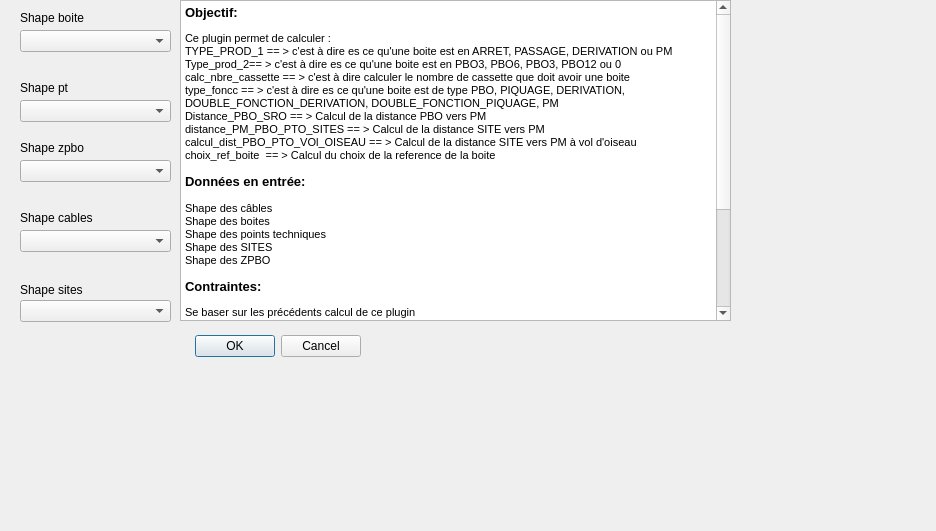
<?xml version="1.0" encoding="UTF-8"?>
<ui version="4.0">
 <class>Calcul_Nbre_LOG_FODialogBase</class>
 <widget class="QDialog" name="Calcul_Nbre_LOG_FODialogBase">
  <property name="geometry">
   <rect>
    <x>0</x>
    <y>0</y>
    <width>936</width>
    <height>531</height>
   </rect>
  </property>
  <property name="windowTitle">
   <string>Calcul_Nbre_LOG_FO</string>
  </property>
  <widget class="QDialogButtonBox" name="button_box">
   <property name="geometry">
    <rect>
     <x>20</x>
     <y>330</y>
     <width>341</width>
     <height>32</height>
    </rect>
   </property>
   <property name="orientation">
    <enum>Qt::Horizontal</enum>
   </property>
   <property name="standardButtons">
    <set>QDialogButtonBox::Cancel|QDialogButtonBox::Ok</set>
   </property>
  </widget>
  <widget class="QComboBox" name="comboPBO">
   <property name="geometry">
    <rect>
     <x>20</x>
     <y>30</y>
     <width>151</width>
     <height>22</height>
    </rect>
   </property>
  </widget>
  <widget class="QComboBox" name="comboCABLES">
   <property name="geometry">
    <rect>
     <x>20</x>
     <y>230</y>
     <width>151</width>
     <height>22</height>
    </rect>
   </property>
  </widget>
  <widget class="QComboBox" name="comboZPBO">
   <property name="geometry">
    <rect>
     <x>20</x>
     <y>160</y>
     <width>151</width>
     <height>22</height>
    </rect>
   </property>
  </widget>
  <widget class="QComboBox" name="comboSITES">
   <property name="geometry">
    <rect>
     <x>20</x>
     <y>300</y>
     <width>151</width>
     <height>22</height>
    </rect>
   </property>
  </widget>
  <widget class="QLabel" name="label_4">
   <property name="geometry">
    <rect>
     <x>20</x>
     <y>210</y>
     <width>81</width>
     <height>16</height>
    </rect>
   </property>
   <property name="text">
    <string>Shape cables</string>
   </property>
  </widget>
  <widget class="QLabel" name="label">
   <property name="geometry">
    <rect>
     <x>20</x>
     <y>10</y>
     <width>71</width>
     <height>16</height>
    </rect>
   </property>
   <property name="text">
    <string>Shape boite</string>
   </property>
  </widget>
  <widget class="QLabel" name="label_3">
   <property name="geometry">
    <rect>
     <x>20</x>
     <y>280</y>
     <width>71</width>
     <height>20</height>
    </rect>
   </property>
   <property name="text">
    <string>Shape sites</string>
   </property>
  </widget>
  <widget class="QLabel" name="label_2">
   <property name="geometry">
    <rect>
     <x>20</x>
     <y>140</y>
     <width>71</width>
     <height>16</height>
    </rect>
   </property>
   <property name="text">
    <string>Shape zpbo</string>
   </property>
  </widget>
  <widget class="QTextBrowser" name="textBrowser">
   <property name="geometry">
    <rect>
     <x>180</x>
     <y>0</y>
     <width>551</width>
     <height>321</height>
    </rect>
   </property>
   <property name="html">
    <string>&lt;!DOCTYPE HTML PUBLIC &quot;-//W3C//DTD HTML 4.0//EN&quot; &quot;http://www.w3.org/TR/REC-html40/strict.dtd&quot;&gt;
&lt;html&gt;&lt;head&gt;&lt;meta name=&quot;qrichtext&quot; content=&quot;1&quot; /&gt;&lt;style type=&quot;text/css&quot;&gt;
p, li { white-space: pre-wrap; }
&lt;/style&gt;&lt;/head&gt;&lt;body style=&quot; font-family:'MS Shell Dlg 2'; font-size:8.25pt; font-weight:400; font-style:normal;&quot;&gt;
&lt;p style=&quot; margin-top:0px; margin-bottom:0px; margin-left:0px; margin-right:0px; -qt-block-indent:0; text-indent:0px;&quot;&gt;&lt;span style=&quot; font-size:10pt; font-weight:600;&quot;&gt;Objectif:&lt;/span&gt;&lt;/p&gt;
&lt;p style=&quot; margin-top:12px; margin-bottom:0px; margin-left:0px; margin-right:0px; -qt-block-indent:0; text-indent:0px;&quot;&gt;&lt;span style=&quot; font-family:'MS Shell Dlg 2,sans-serif'; font-size:8pt;&quot;&gt;Ce plugin permet de calculer :&lt;/span&gt;&lt;/p&gt;
&lt;p style=&quot; margin-top:0px; margin-bottom:0px; margin-left:0px; margin-right:0px; -qt-block-indent:0; text-indent:0px;&quot;&gt;&lt;span style=&quot; font-size:8pt;&quot;&gt;TYPE_PROD_1 == &amp;gt; c'est à dire es ce qu'une boite est en ARRET, PASSAGE, DERIVATION ou PM&lt;/span&gt;&lt;/p&gt;
&lt;p style=&quot; margin-top:0px; margin-bottom:0px; margin-left:0px; margin-right:0px; -qt-block-indent:0; text-indent:0px;&quot;&gt;&lt;span style=&quot; font-size:8pt;&quot;&gt;Type_prod_2== &amp;gt; c'est à dire es ce qu'une boite est en PBO3, PBO6, PBO3, PBO12 ou 0&lt;/span&gt;&lt;/p&gt;
&lt;p style=&quot; margin-top:0px; margin-bottom:0px; margin-left:0px; margin-right:0px; -qt-block-indent:0; text-indent:0px;&quot;&gt;&lt;span style=&quot; font-size:8pt;&quot;&gt;calc_nbre_cassette == &amp;gt; c'est à dire calculer le nombre de cassette que doit avoir une boite&lt;/span&gt;&lt;/p&gt;
&lt;p style=&quot; margin-top:0px; margin-bottom:0px; margin-left:0px; margin-right:0px; -qt-block-indent:0; text-indent:0px;&quot;&gt;&lt;span style=&quot; font-size:8pt;&quot;&gt;type_foncc == &amp;gt; c'est à dire es ce qu'une boite est de type PBO, PIQUAGE, DERIVATION, DOUBLE_FONCTION_DERIVATION, DOUBLE_FONCTION_PIQUAGE, PM&lt;/span&gt;&lt;/p&gt;
&lt;p style=&quot; margin-top:0px; margin-bottom:0px; margin-left:0px; margin-right:0px; -qt-block-indent:0; text-indent:0px;&quot;&gt;&lt;span style=&quot; font-size:8pt;&quot;&gt;Distance_PBO_SRO == &amp;gt; Calcul de la distance PBO vers PM&lt;/span&gt;&lt;/p&gt;
&lt;p style=&quot; margin-top:0px; margin-bottom:0px; margin-left:0px; margin-right:0px; -qt-block-indent:0; text-indent:0px;&quot;&gt;&lt;span style=&quot; font-size:8pt;&quot;&gt;distance_PM_PBO_PTO_SITES == &amp;gt; Calcul de la distance SITE vers PM&lt;/span&gt;&lt;/p&gt;
&lt;p style=&quot; margin-top:0px; margin-bottom:0px; margin-left:0px; margin-right:0px; -qt-block-indent:0; text-indent:0px;&quot;&gt;&lt;span style=&quot; font-size:8pt;&quot;&gt;calcul_dist_PBO_PTO_VOl_OISEAU == &amp;gt; Calcul de la distance SITE vers PM à vol d'oiseau&lt;/span&gt;&lt;/p&gt;
&lt;p style=&quot; margin-top:0px; margin-bottom:0px; margin-left:0px; margin-right:0px; -qt-block-indent:0; text-indent:0px;&quot;&gt;&lt;span style=&quot; font-size:8pt;&quot;&gt;choix_ref_boite  == &amp;gt; Calcul du choix de la reference de la boite&lt;/span&gt;&lt;/p&gt;
&lt;p style=&quot; margin-top:12px; margin-bottom:0px; margin-left:0px; margin-right:0px; -qt-block-indent:0; text-indent:0px;&quot;&gt;&lt;span style=&quot; font-family:'MS Shell Dlg 2,sans-serif'; font-size:10pt; font-weight:600;&quot;&gt;Données en entrée: &lt;/span&gt;&lt;/p&gt;
&lt;p style=&quot;-qt-paragraph-type:empty; margin-top:0px; margin-bottom:0px; margin-left:0px; margin-right:0px; -qt-block-indent:0; text-indent:0px; font-size:8pt;&quot;&gt;&lt;br /&gt;&lt;/p&gt;
&lt;p style=&quot; margin-top:0px; margin-bottom:0px; margin-left:0px; margin-right:0px; -qt-block-indent:0; text-indent:0px;&quot;&gt;&lt;span style=&quot; font-size:8pt;&quot;&gt;Shape des câbles&lt;/span&gt;&lt;/p&gt;
&lt;p style=&quot; margin-top:0px; margin-bottom:0px; margin-left:0px; margin-right:0px; -qt-block-indent:0; text-indent:0px;&quot;&gt;&lt;span style=&quot; font-size:8pt;&quot;&gt;Shape des boites&lt;/span&gt;&lt;/p&gt;
&lt;p style=&quot; margin-top:0px; margin-bottom:0px; margin-left:0px; margin-right:0px; -qt-block-indent:0; text-indent:0px;&quot;&gt;&lt;span style=&quot; font-size:8pt;&quot;&gt;Shape des points techniques&lt;/span&gt;&lt;/p&gt;
&lt;p style=&quot; margin-top:0px; margin-bottom:0px; margin-left:0px; margin-right:0px; -qt-block-indent:0; text-indent:0px;&quot;&gt;&lt;span style=&quot; font-size:8pt;&quot;&gt;Shape des SITES&lt;/span&gt;&lt;/p&gt;
&lt;p style=&quot; margin-top:0px; margin-bottom:0px; margin-left:0px; margin-right:0px; -qt-block-indent:0; text-indent:0px;&quot;&gt;&lt;span style=&quot; font-size:8pt;&quot;&gt;Shape des ZPBO&lt;/span&gt;&lt;/p&gt;
&lt;p style=&quot; margin-top:12px; margin-bottom:0px; margin-left:0px; margin-right:0px; -qt-block-indent:0; text-indent:0px;&quot;&gt;&lt;span style=&quot; font-family:'MS Shell Dlg 2,sans-serif'; font-size:10pt; font-weight:600;&quot;&gt;Contraintes:&lt;/span&gt;&lt;span style=&quot; font-size:10pt;&quot;&gt; &lt;/span&gt;&lt;/p&gt;
&lt;p style=&quot; margin-top:12px; margin-bottom:12px; margin-left:0px; margin-right:0px; -qt-block-indent:0; text-indent:0px;&quot;&gt;&lt;span style=&quot; font-size:8pt;&quot;&gt;Se baser sur les précédents calcul de ce plugin&lt;/span&gt;&lt;/p&gt;
&lt;p style=&quot; margin-top:12px; margin-bottom:12px; margin-left:0px; margin-right:0px; -qt-block-indent:0; text-indent:0px;&quot;&gt;&lt;span style=&quot; font-family:'MS Shell Dlg 2,sans-serif'; font-size:10pt; font-weight:600;&quot;&gt;Résultats:&lt;/span&gt;&lt;span style=&quot; font-size:10pt;&quot;&gt; &lt;/span&gt;&lt;/p&gt;
&lt;p style=&quot; margin-top:0px; margin-bottom:0px; margin-left:0px; margin-right:0px; -qt-block-indent:0; text-indent:0px;&quot;&gt;&lt;span style=&quot; font-size:8pt;&quot;&gt;Neuf champs sont ajoutés dans le shape des SITES et Boites :&lt;/span&gt;&lt;/p&gt;
&lt;p style=&quot; margin-top:0px; margin-bottom:0px; margin-left:0px; margin-right:0px; -qt-block-indent:0; text-indent:0px;&quot;&gt;&lt;span style=&quot; font-size:8pt;&quot;&gt;TYPE_PROD_1: dans Shape des boites&lt;/span&gt;&lt;/p&gt;
&lt;p style=&quot; margin-top:0px; margin-bottom:0px; margin-left:0px; margin-right:0px; -qt-block-indent:0; text-indent:0px;&quot;&gt;&lt;span style=&quot; font-size:8pt;&quot;&gt;Type_prod_2: dans Shape des boites&lt;/span&gt;&lt;/p&gt;
&lt;p style=&quot; margin-top:0px; margin-bottom:0px; margin-left:0px; margin-right:0px; -qt-block-indent:0; text-indent:0px;&quot;&gt;&lt;span style=&quot; font-size:8pt;&quot;&gt;calc_nbre_cassette: dans Shape des boites&lt;/span&gt;&lt;/p&gt;
&lt;p style=&quot; margin-top:0px; margin-bottom:0px; margin-left:0px; margin-right:0px; -qt-block-indent:0; text-indent:0px;&quot;&gt;&lt;span style=&quot; font-size:8pt;&quot;&gt;type_foncc: dans Shape des boites&lt;/span&gt;&lt;/p&gt;
&lt;p style=&quot; margin-top:0px; margin-bottom:0px; margin-left:0px; margin-right:0px; -qt-block-indent:0; text-indent:0px;&quot;&gt;&lt;span style=&quot; font-size:8pt;&quot;&gt;Distance_PBO_SRO: dans Shape des boites&lt;/span&gt;&lt;/p&gt;
&lt;p style=&quot; margin-top:0px; margin-bottom:0px; margin-left:0px; margin-right:0px; -qt-block-indent:0; text-indent:0px;&quot;&gt;&lt;span style=&quot; font-size:8pt;&quot;&gt;distance_PM_PBO_PTO_SITES: dans Shape des sites&lt;/span&gt;&lt;/p&gt;
&lt;p style=&quot; margin-top:0px; margin-bottom:0px; margin-left:0px; margin-right:0px; -qt-block-indent:0; text-indent:0px;&quot;&gt;&lt;span style=&quot; font-size:8pt;&quot;&gt;calcul_dist_PBO_PTO_VOl_OISEAU: dans Shape des sites&lt;/span&gt;&lt;/p&gt;
&lt;p style=&quot; margin-top:0px; margin-bottom:0px; margin-left:0px; margin-right:0px; -qt-block-indent:0; text-indent:0px;&quot;&gt;&lt;span style=&quot; font-size:8pt;&quot;&gt;choix_ref_boite: dans Shape des boites&lt;/span&gt;&lt;/p&gt;&lt;/body&gt;&lt;/html&gt;</string>
   </property>
  </widget>
  <widget class="QLabel" name="label_5">
   <property name="geometry">
    <rect>
     <x>20</x>
     <y>80</y>
     <width>71</width>
     <height>16</height>
    </rect>
   </property>
   <property name="text">
    <string>Shape pt</string>
   </property>
  </widget>
  <widget class="QComboBox" name="comboPT">
   <property name="geometry">
    <rect>
     <x>20</x>
     <y>100</y>
     <width>151</width>
     <height>22</height>
    </rect>
   </property>
  </widget>
 </widget>
 <resources/>
 <connections>
  <connection>
   <sender>button_box</sender>
   <signal>accepted()</signal>
   <receiver>Calcul_Nbre_LOG_FODialogBase</receiver>
   <slot>accept()</slot>
   <hints>
    <hint type="sourcelabel">
     <x>20</x>
     <y>20</y>
    </hint>
    <hint type="destinationlabel">
     <x>20</x>
     <y>20</y>
    </hint>
   </hints>
  </connection>
  <connection>
   <sender>button_box</sender>
   <signal>rejected()</signal>
   <receiver>Calcul_Nbre_LOG_FODialogBase</receiver>
   <slot>reject()</slot>
   <hints>
    <hint type="sourcelabel">
     <x>20</x>
     <y>20</y>
    </hint>
    <hint type="destinationlabel">
     <x>20</x>
     <y>20</y>
    </hint>
   </hints>
  </connection>
 </connections>
</ui>
